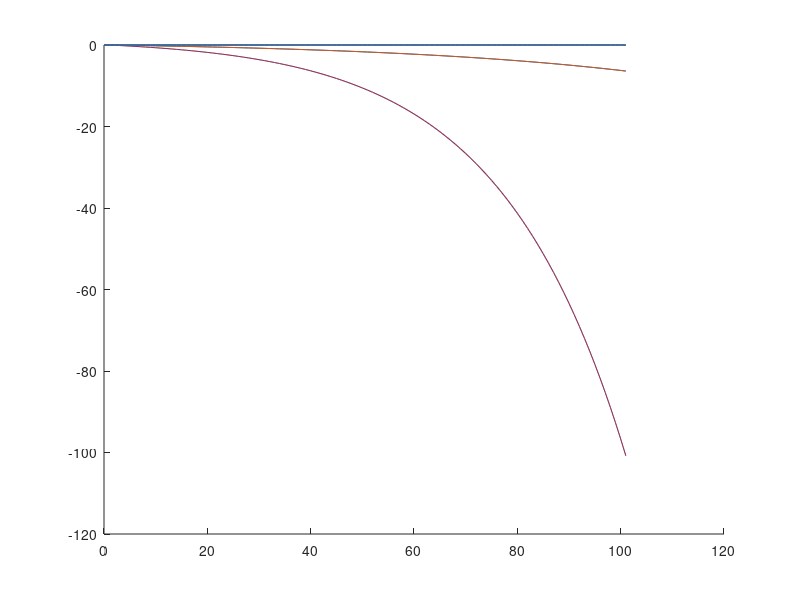

The MATLAB script that drew this image:
function plot_data

    data = dlmread('sol.txt');
    num_col = size(data, 2);
    
    hold on;
    for j = 2:num_col
        plot(data(:, 1), data(:, j));
    end
end